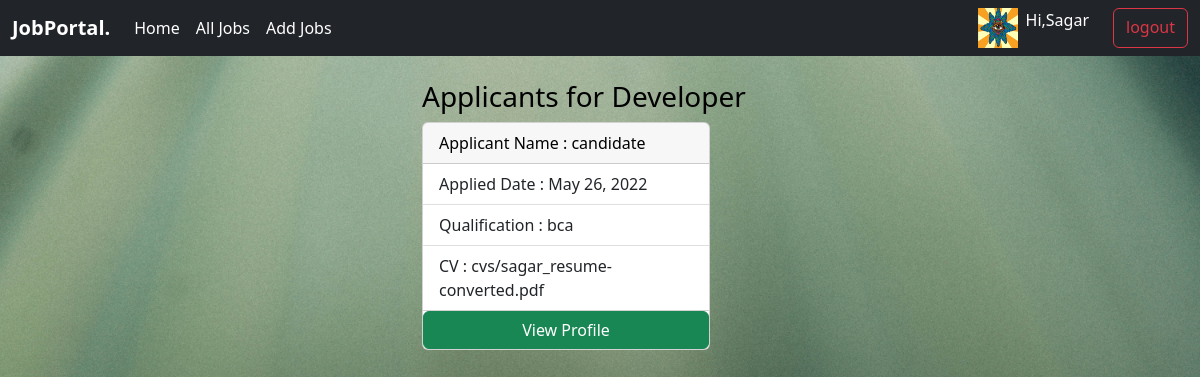
The page /employer/view_applic/4 (signed in) on the database its author committed.
### jp_app/models.py (models this page shows)
class User(AbstractUser):
    phone=models.CharField(max_length=14,default='+91-')
    options=(
        ('Employer','Employer'),
        ('Candidate','Candidate')
    )
    role=models.CharField(max_length=15,choices=options,default='Candidate')
    @property
    def is_candidate(self):
        return self.role=='Candidate'
    def is_employer(self):
        return self.role=='Employer'

### candidate/models.py (models this page shows)
class CandidateProfile(models.Model):
    user=models.OneToOneField(User,on_delete=models.CASCADE,related_name='candidates')
    pro_pic=models.ImageField(upload_to='pro_p')
    qualification=models.CharField(max_length=100)
    age=models.PositiveIntegerField(default=18)
    skills=models.CharField(max_length=100,null=True)
    cv=models.FileField(upload_to='cvs',null=True)

### employer/models.py (models this page shows, shortened)
class Applications(models.Model):
    applicant=models.ForeignKey(User,on_delete=models.CASCADE,related_name='applicants')
    job=models.ForeignKey(Jobs,on_delete=models.CASCADE,related_name='ajob')
    options=(
        ('applied','applied'),
        ('rejected','rejected'),
        ('pending','pending'),
        ('cancelled','cancelled'),
        ('accepted','accepted')
    )
    status=models.CharField(max_length=20,choices=options,default='applied')
    date=models.DateField(auto_now_add=True)
    class Meta:
        unique_together=(
            'applicant','job'
        )

class Jobs(models.Model):
    posted_by=models.ForeignKey(User,on_delete=models.CASCADE,related_name='company')
    job_title=models.CharField(max_length=100)
    job_description=models.TextField()
    role=models.CharField(max_length=100)
    qualification=models.CharField(max_length=100)
    experience=models.PositiveIntegerField(default=0)
    location=models.CharField(max_length=100)
    salary=models.PositiveIntegerField()
    created_date=models.DateField(auto_now_add=True)
    last_date=models.DateField(null=True)

### employer/views.py (the view)
# urls.py: path('view_applic/<int:id>',views.ViewApplication.as_view(),name='view_applic'),
@method_decorator(signin_required,name='dispatch')
class ViewApplication(ListView):
    model = Applications
    template_name = 'all_applications.html'
    context_object_name = 'all_app'
    def get_queryset(self):
        return Applications.objects.filter(job=self.kwargs.get('id'),status='applied')

### employer/templates/all_applications.html (shortened to what this page needs)
{%extends 'base.html'%}
{%block body_block%}
    <div class="row">
        <div class="col-4"></div>
        <div class="col-4"><br>
            {%if all_app%}
                  {%for app in all_app%}
                <h3>Applicants for {{app.job.job_title}}</h3>
                <div class="card" style="width: 18rem;">
                  <div class="card-header">
                    Applicant Name : {{app.applicant}}
                  </div>
                  <ul class="list-group list-group-flush">
                    <li class="list-group-item">Applied Date : {{app.date}}</li>
                    <li class="list-group-item">Qualification : {{app.applicant.candidates.qualification}}</li>
                    <li class="list-group-item">CV : {{app.applicant.candidates.cv}}</li>
                  </ul>
                    <a href="{%url 'applicant-det' app.id%}" class="btn btn-success">View Profile</a>
              {%endfor%}
            {%else%}
                <h4>No new applications</h4>
            {%endif%}
        </div>
    </div>
</div>
{%endblock%}

### candidate/templates/base.html (shortened to what this page needs)
<!DOCTYPE html>
{%load static%}
<html lang="en">
<head>
    <link href="https://cdn.jsdelivr.net/npm/bootstrap@5.2.0-beta1/dist/css/bootstrap.min.css" rel="stylesheet">
    <link rel="stylesheet" href="{%static 'css/style.css'%}">
</head>
<body>
    <nav class="navbar navbar-expand-lg bg-dark">
  <div class="container-fluid">
    <a class="navbar-brand" href="#" style="color:white;"><b>JobPortal.</b></a>
    <div class="collapse navbar-collapse" id="navbarSupportedContent">
      <ul class="navbar-nav me-auto mb-2 mb-lg-0">
        <li class="nav-item">
            {%if request.user.is_candidate%}
          <a class="nav-link active" style="color:white;" aria-current="page" href="{%url 'c-home'%}">Home</a>
            {%else%}
            <a class="nav-link active" style="color:white;" aria-current="page" href="{%url 'emp_home'%}">Home</a>
            {%endif%}
        </li>
        <li class="nav-item" >
            {%if request.user.is_candidate%}
              <a class="nav-link" style="color:white;" href="{%url 'c-jobs'%}">Find Jobs</a>
            {%else%}
                <a class="nav-link" style="color:white;" href="{%url 'emp-all-jobs'%}">All Jobs</a>
            {%endif%}
        </li>
        <li class="nav-item">
            {%if request.user.is_candidate%}
              <a class="nav-link" style="color:white;" href="{%url 'my_app'%}">Applied Jobs</a>
            {%else%}
                <a class="nav-link" style="color:white;" href="{%url 'emp-jobs'%}">Add Jobs</a>
            {%endif%}
        </li>
      </ul>
      <form class="d-flex" role="search">
        {%if request.user.is_employer%}
          {%if request.get_full_path == '/employer/e-detail'%}
            <form action="">
              <a href="{%url 'signout'%}" class="btn btn-outline-danger ms-4">logout</a>
            </form>
        {%else%}
            {%if request.user.is_employer%}
            <img src="{{request.user.candidates.pro_pic.url}}" height="40px" width="40px" alt="">
            {%endif%}
            {%if request.user.employers%}
            <a class="nav-link ms-2" style="color:white;" href="{%url 'emp-detail'%}">Hi,{{request.user}}</a>
            {%else%}
            <a class="nav-link" style="color:white;" href="{%url 'emp-profile'%}">Add Profile</a>
            {%endif%}
            <a href="{%url 'signout'%}" class="btn btn-outline-danger ms-4">logout</a>
        {%endif%}
          {%endif%}
      </form>
    </div>
  </div>
</nav>
<div class="container">
    {%block body_block%}
    {%endblock%}
</div>
</body>
</html>

### candidate/static/css/style.css (style rules this page uses)
body { background-image: url(./pexels-martin-péchy-2078266.jpg); background-size: cover; color: rgb(0, 0, 0); }

### rows shown on the page
User: user.candidates.pro_pic (picture), user "Sagar"
Applications: job.job_title "Developer", applicant "candidate", date "May 26, 2022", applicant.candidates.qualification "bca", applicant.candidates.cv "cvs/sagar_resume-converted.pdf"
